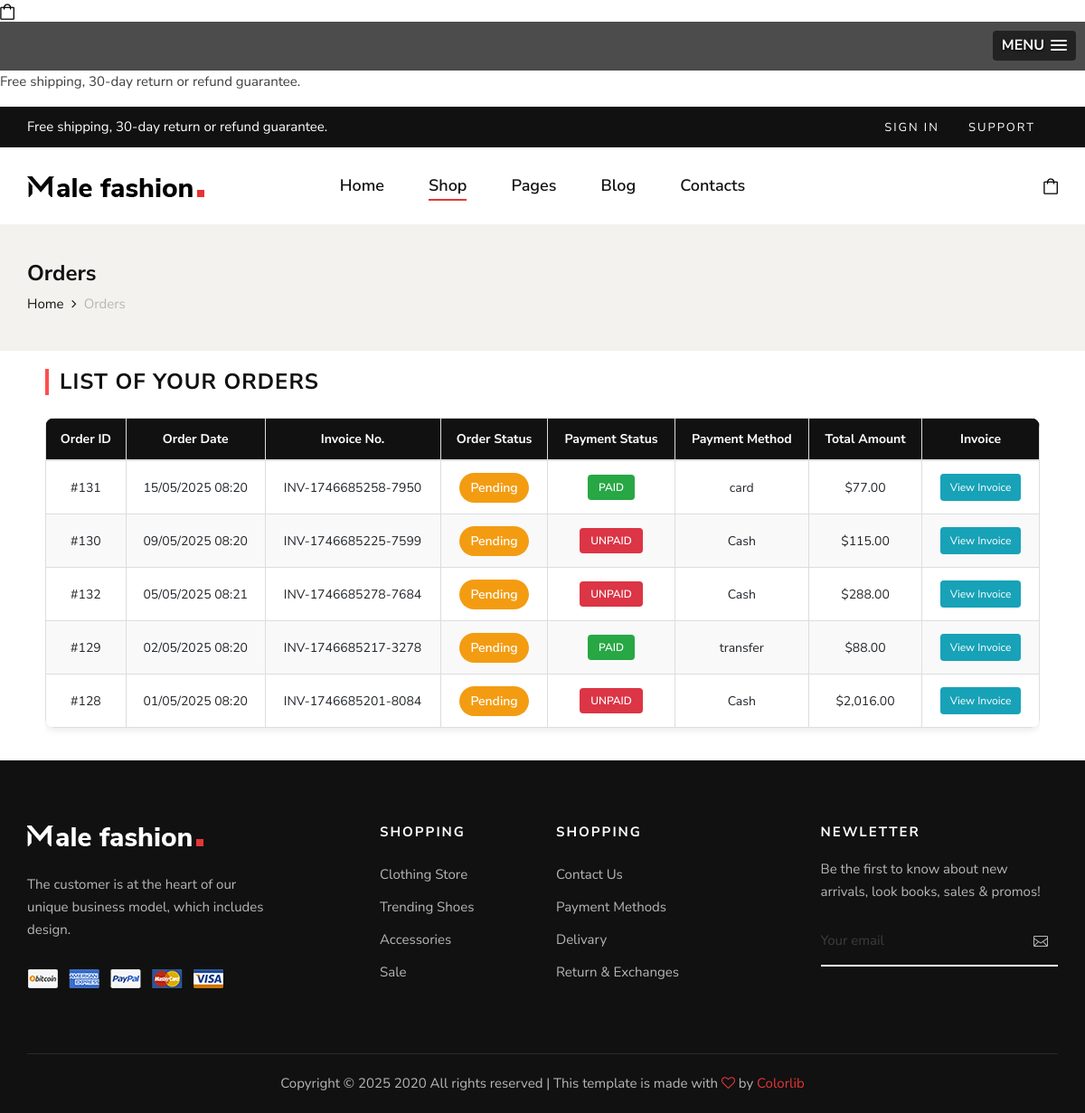
The app's page /orders.php (signed in) with its own data.
### tables this page shows
CREATE TABLE `invoices` (
  `invoice_id` int(11) NOT NULL,
  `order_id` int(11) NOT NULL,
  `invoice_number` varchar(20) NOT NULL,
  `invoice_date` datetime NOT NULL DEFAULT current_timestamp(),
  `payment_status` varchar(50) NOT NULL DEFAULT 'Unpaid',
  `payment_date` datetime DEFAULT NULL,
  `subtotal` decimal(10,2) NOT NULL,
  `tax_amount` decimal(10,2) DEFAULT 0.00,
  `shipping_fee` decimal(10,2) DEFAULT 0.00,
  `discount_amount` decimal(10,2) DEFAULT 0.00,
  `total_amount` decimal(10,2) NOT NULL,
  `notes` text DEFAULT NULL,
  `created_at` timestamp NOT NULL DEFAULT current_timestamp(),
  `updated_at` timestamp NOT NULL DEFAULT current_timestamp() ON UPDATE current_timestamp()
);

CREATE TABLE `checkout` (
  `order_id` int(11) NOT NULL,
  `user_id` int(11) NOT NULL,
  `order_date` datetime NOT NULL,
  `shipping_fullname` varchar(100) NOT NULL,
  `shipping_phone` varchar(20) NOT NULL,
  `shipping_address` text NOT NULL,
  `shipping_city` varchar(100) NOT NULL,
  `payment_method` varchar(50) NOT NULL DEFAULT 'Cash',
  `bank_reference` varchar(100) DEFAULT NULL,
  `card_last4` varchar(4) DEFAULT NULL,
  `card_brand` varchar(50) DEFAULT NULL,
  `total_amount` decimal(10,2) NOT NULL,
  `order_notes` text DEFAULT NULL,
  `order_status` varchar(50) NOT NULL DEFAULT 'Pending',
  `created_at` timestamp NOT NULL DEFAULT current_timestamp(),
  `card_number` varchar(16) DEFAULT NULL,
  `card_holder` varchar(100) DEFAULT NULL
);

### orders.php (the view, shortened to what this page needs)
<?php
require_once 'Admin/php/db.php';
$user_id = $_SESSION['id'];
$orders_query = "
    SELECT
        c.order_id,
        c.order_date,
        c.total_amount,
        c.payment_method,
        c.card_number,
        c.card_holder,
        c.shipping_fullname,
        c.shipping_phone,
        c.shipping_address,
        c.order_status,
        i.invoice_id,
        i.invoice_number,
        i.payment_status,
        i.invoice_date
    FROM checkout AS c
    LEFT JOIN invoices AS i ON c.order_id = i.order_id
    WHERE c.user_id = ?
    ORDER BY c.order_date DESC
";
$stmt = $conn->prepare($orders_query);
$stmt->bind_param("i", $user_id);
$stmt->execute();
$result = $stmt->get_result();
?>
<!DOCTYPE html>
<html lang="zxx">
<head>
<link href="css/bootstrap.min.css" rel="stylesheet" type="text/css"/>
<link href="css/font-awesome.min.css" rel="stylesheet" type="text/css"/>
<link href="css/elegant-icons.css" rel="stylesheet" type="text/css"/>
<link href="css/magnific-popup.css" rel="stylesheet" type="text/css"/>
<link href="css/nice-select.css" rel="stylesheet" type="text/css"/>
<link href="css/owl.carousel.min.css" rel="stylesheet" type="text/css"/>
<link href="css/slicknav.min.css" rel="stylesheet" type="text/css"/>
<link href="css/style.css" rel="stylesheet" type="text/css"/>
<link href="css/login.css" rel="stylesheet" type="text/css"/>
</head>
<body>
<div class="offcanvas__nav__option">
<a href="./shopping-cart.php"><img alt="" src="img/icon/cart.png"/></a>
</div>
<div id="mobile-menu-wrap"></div>
<div class="offcanvas__text">
<p>Free shipping, 30-day return or refund guarantee.</p>
</div>
<header class="header">
<div class="header__top">
<div class="container">
<div class="row">
<div class="col-lg-6 col-md-7">
<div class="header__top__left">
<p>Free shipping, 30-day return or refund guarantee.</p>
</div>
</div>
<div class="col-lg-6 col-md-5">
<div class="header__top__right">
<div class="header__top__links">
<a href="login.php" id="userMenu">Sign in</a>
<a href="contact.php">SUPPORT</a>
</div>
</div>
</div>
</div>
</div>
</div>
<div class="container">
<div class="row">
<div class="col-lg-3 col-md-3">
<div class="header__logo">
<a href="./index.php"><img alt="" src="img/logo.png"/></a>
</div>
</div>
<div class="col-lg-6 col-md-6">
<nav class="header__menu mobile-menu">
<ul>
<li><a href="./index.php">Home</a></li>
<li class="active"><a href="./shop.php">Shop</a></li>
<li>
<a href="#">Pages</a>
</li>
<li><a href="./blog.php">Blog</a></li>
<li><a href="./contact.php">Contacts</a></li>
</ul>
</nav>
</div>
<div class="col-lg-3 col-md-3">
<div class="header__nav__option">
<a href="./shopping-cart.php"><img alt="" src="img/icon/cart.png"/> </a>
</div>
</div>
</div>
</div>
</header>
<section class="breadcrumb-option">
<div class="container">
<div class="row">
<div class="col-lg-12">
<div class="breadcrumb__text">
<h4>Orders</h4>
<div class="breadcrumb__links">
<a href="./index.php">Home</a>
<span>Orders</span>
</div>
</div>
</div>
</div>
</div>
</section>
<div class="container">
<div class="row">
<div class="col-lg-12">
<div class="order__table">
<h4>List of your orders</h4>
<div class="table-responsive"><table class="table table-bordered">
<thead>
<tr>
<th>Order ID</th>
<th>Order Date</th>
<th>Invoice No.</th>
<th>Order Status</th>
<th>Payment Status</th>
<th>Payment Method</th>
<th>Total Amount</th>
<th>Invoice</th>
</tr>
</thead>
<tbody>
<?php
                            if ($result->num_rows > 0) {
                                while ($row = $result->fetch_assoc()) {
                            ?>
                            <tr>
<td>#<?php echo $row['order_id']; ?></td>
<td><?php echo date('d/m/Y H:i', strtotime($row['order_date'])); ?></td>
<td><?php echo $row['invoice_number'] ?? 'N/A'; ?></td>
<td>
<?php
                                    switch(strtolower($row['order_status'])) {
                                        case 'pending':
                                            echo '<span class="order-status status-pending">Pending';
                                            break;
                                    }
                                    ?>
                                </td>
<td>
<?php
                                    $payment_method = strtolower($row['payment_method']);
                                    $payment_status = $row['payment_status'];
                                    if ($payment_method == 'card' || $payment_method == 'transfer') {
                                        echo '<span class="badge badge-success">Paid</span>';
                                    } else {
                                        switch($payment_status) {
                                            case 'Unpaid':
                                            default:
                                                echo '<span class="badge badge-danger">Unpaid</span>';
                                                break;
                                        }
                                    }
                                    ?>
                                </td>
                                <td><?php echo htmlspecialchars($row['payment_method']); ?></td>
<td>$<?php echo number_format($row['total_amount'], 2); ?></td>
<td>
<?php if ($row['invoice_id']): ?>
    <a class="btn btn-sm btn-info" href="invoice.php?id=<?php echo $row['invoice_id']; ?>&source=orders">View Invoice</a>
<?php else: ?>
    <span class="text-muted">Not Available</span>
<?php endif; ?>
</td>
</tr>
<?php
                                }
                            } else {
                                echo '<tr><td class="text-center" colspan="8">You have no orders yet.</td>';
                            }
                            ?>
                        </tbody>
</table></div>
</div>
</div>
</div>
</div>
<footer class="footer">
<div class="container">
<div class="row">
<div class="col-lg-3 col-md-6 col-sm-6">
<div class="footer__about">
<div class="footer__logo">
<a href="#"><img alt="" src="img/footer-logo.png"/></a>
</div>
<p>
                            The customer is at the heart of our unique business model, which
                            includes design.
                        </p>
<a href="#"><img alt="" src="img/payment.png"/></a>
</div>
</div>
<div class="col-lg-2 offset-lg-1 col-md-3 col-sm-6">
<div class="footer__widget">
<h6>Shopping</h6>
<ul>
<li><a href="#">Clothing Store</a></li>
<li><a href="#">Trending Shoes</a></li>
<li><a href="#">Accessories</a></li>
<li><a href="#">Sale</a></li>
</ul>
</div>
</div>
<div class="col-lg-2 col-md-3 col-sm-6">
<div class="footer__widget">
<h6>Shopping</h6>
<ul>
<li><a href="#">Contact Us</a></li>
<li><a href="#">Payment Methods</a></li>
<li><a href="#">Delivary</a></li>
<li><a href="#">Return &amp; Exchanges</a></li>
</ul>
</div>
</div>
<div class="col-lg-3 offset-lg-1 col-md-6 col-sm-6">
<div class="footer__widget">
<h6>NewLetter</h6>
<div class="footer__newslatter">
<p>
                                Be the first to know about new arrivals, look books, sales &amp;
                                promos!
                            </p>
<form action="#">
<input placeholder="Your email" type="text"/>
<button type="submit">
<span class="icon_mail_alt"></span>
</button>
</form>
</div>
</div>
</div>
</div>
<div class="row">
<div class="col-lg-12 text-center">
<div class="footer__copyright__text">
<p>
                            Copyright ©
                            2020 All rights reserved | This template is made with
                            <i aria-hidden="true" class="fa fa-heart-o"></i> by
                            <a href="https://colorlib.com" target="_blank">Colorlib</a>
</p>
</div>
</div>
</div>
</div>
</footer>
</body>
</html>

### css/login.css (style rules this page uses)
html, body { height: 100%; font-family: "Nunito Sans", sans-serif; -webkit-font-smoothing: antialiased; }
.row { height: 60%; }

### orders.php (style rules this page uses)
.badge { padding: 8px 12px; border-radius: 4px; font-weight: 600; font-size: 12px; text-transform: uppercase; }
.badge-success { background-color: #28a745; color: white; }
.badge-danger { background-color: #dc3545; color: white; }
.btn-sm { padding: 5px 10px; font-size: 12px; margin: 2px; }
.btn-info { background-color: #17a2b8; color: white; }
.table td, .table th { vertical-align: middle; padding: 12px; }
.order-status { display: inline-block; padding: 6px 12px; border-radius: 20px; font-weight: 600; font-size: 14px; }
.status-pending { background-color: #f39c12; color: white; }
[class*='status-'] { text-transform: capitalize; }

### records on screen
invoices: order.order_id "131", order.order_date "15/05/2025 08:20", invoice_number "INV-1746685258-7950", shows "PAID", order.payment_method "card", order.total_amount "77.00"
invoices: order.order_id "130", order.order_date "09/05/2025 08:20", invoice_number "INV-1746685225-7599", payment_status "UNPAID", order.payment_method "Cash", order.total_amount "115.00"
invoices: order.order_id "132", order.order_date "05/05/2025 08:21", invoice_number "INV-1746685278-7684", payment_status "UNPAID", order.payment_method "Cash", order.total_amount "288.00"
invoices: order.order_id "129", order.order_date "02/05/2025 08:20", invoice_number "INV-1746685217-3278", shows "PAID", order.payment_method "transfer", order.total_amount "88.00"
invoices: order.order_id "128", order.order_date "01/05/2025 08:20", invoice_number "INV-1746685201-8084", payment_status "UNPAID", order.payment_method "Cash", order.total_amount "2,016.00"
